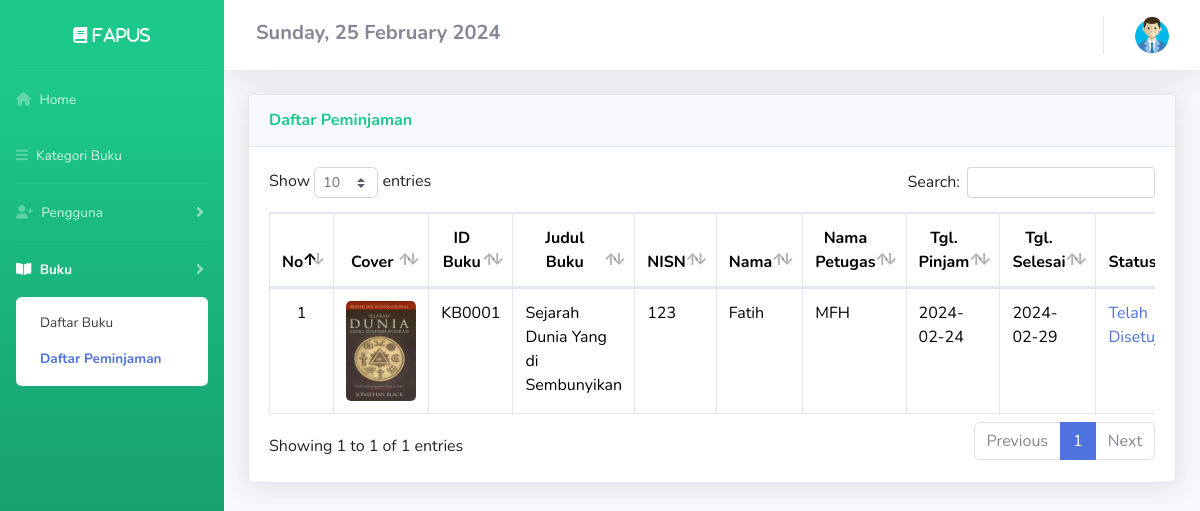
The page /DashboardAdmin/peminjaman.php (signed in) on the database its author committed.
### tables this page shows
CREATE TABLE `peminjaman` (
  `id` int(11) NOT NULL,
  `id_buku` varchar(20) NOT NULL,
  `nisn` int(11) NOT NULL,
  `id_user` int(11) NOT NULL,
  `tgl_pinjam` date NOT NULL,
  `tgl_kembali` date NOT NULL,
  `harga` varchar(255) NOT NULL,
  `status` int(11) NOT NULL
);

CREATE TABLE `buku` (
  `cover` varchar(255) NOT NULL,
  `id_buku` varchar(25) NOT NULL,
  `kategori` varchar(255) NOT NULL,
  `judul` varchar(255) NOT NULL,
  `pengarang` varchar(255) NOT NULL,
  `penerbit` varchar(255) NOT NULL,
  `thn_terbit` date NOT NULL,
  `jml_halaman` int(11) NOT NULL,
  `deskripsi` text NOT NULL,
  `isi_buku` varchar(250) NOT NULL
);

CREATE TABLE `member` (
  `nisn` int(11) NOT NULL,
  `nama` varchar(50) NOT NULL,
  `password` varchar(50) NOT NULL,
  `kelas` varchar(50) NOT NULL,
  `jurusan` varchar(50) NOT NULL,
  `alamat` varchar(50) NOT NULL
);

CREATE TABLE `user` (
  `id` int(11) NOT NULL,
  `username` varchar(50) NOT NULL,
  `password` varchar(50) NOT NULL,
  `nama` varchar(50) NOT NULL,
  `no_telp` varchar(50) NOT NULL,
  `sebagai` varchar(50) NOT NULL
);

### config/config.php (called while the page is built, shortened)
<?php
$host = "127.0.0.1";
$username = "root";
$password = "";
$database_name = "ukk_fatih";
$connection = mysqli_connect($host, $username, $password, $database_name);
function queryReadData($dataKategori)
{
  global $connection;
  $result = mysqli_query($connection, $dataKategori);
  $items = [];
  while ($item = mysqli_fetch_assoc($result)) {
    $items[] = $item;
  }
  return $items;
}

### DashboardAdmin/peminjaman.php (the view, shortened to what this page needs)
<?php
require "../config/config.php";
$peminjaman = queryReadData("SELECT * FROM peminjaman
INNER JOIN buku ON peminjaman.id_buku = buku.id_buku
INNER JOIN member ON peminjaman.nisn = member.nisn
INNER JOIN user ON peminjaman.id_user = user.id");
?>
<!DOCTYPE html>
<html lang="en">
<head>
  <link href="https://cdn.jsdelivr.net/npm/bootstrap@5.3.2/dist/css/bootstrap.min.css" rel="stylesheet">
  <link href="../assets2/vendor/fontawesome-free/css/all.min.css" rel="stylesheet" type="text/css">
  <link href="../assets2/css/sb-admin-2.min.css" rel="stylesheet">
  <link href="../assets2/vendor/datatables/dataTables.bootstrap4.min.css" rel="stylesheet">
</head>
<body id="page-top">
  <div id="wrapper">
    <ul class="navbar-nav bg-gradient-success sidebar sidebar-dark accordion" id="accordionSidebar">
      <div class="sticky-top">
        <a class="sidebar-brand d-flex align-items-center justify-content-center" href="peminjaman.php">
          <div class="sidebar-brand-text fas fa-book"> Fapus</div>
        </a>
        <hr class="sidebar-divider my-0">
        <li class="nav-item">
          <a class="nav-link" href="index.php">
            <i class="fa-solid fa-house"></i>
            <span>Home</span></a>
        </li>
        <li class="nav-item">
          <a class="nav-link" href="kategori.php">
            <i class="fas fa-bars"></i>
            <span>Kategori Buku</span></a>
        </li>
        <hr class="sidebar-divider my-0">
        <li class="nav-item">
          <a class="nav-link collapsed" href="#" data-toggle="collapse" data-target="#collapseTwo" aria-expanded="true" aria-controls="collapseTwo">
            <i class="fa-solid fa-user-plus"></i>
            <span>Pengguna</span>
          </a>
        </li>
        <hr class="sidebar-divider my-0">
        <li class="nav-item active">
          <a class="nav-link collapsed" href="#" data-toggle="collapse" data-target="#collapseUtilities" aria-expanded="true" aria-controls="collapseUtilities">
            <i class="fas fa-book-open"></i>
            <span>Buku</span>
          </a>
          <div id="collapseUtilities" class="collapse show" aria-labelledby="headingUtilities" data-parent="#accordionSidebar">
            <div class="bg-white py-2 collapse-inner rounded">
              <a class="collapse-item" href="buku.php">Daftar Buku</a>
              <a class="collapse-item active" href="peminjaman.php">Daftar Peminjaman</a>
            </div>
          </div>
        </li>
    </ul>
    <?php
    $day = date('l');
    $dayOfMonth = date('d');
    $month = date('F');
    $year = date('Y');
    ?>
    <div id="content-wrapper" class="d-flex flex-column">
      <div id="content">
        <nav class="navbar navbar-expand navbar-light bg-white topbar mb-4 static-top shadow">
          <h5 class="mt-1 mx-3 fw-bold"><span class="fs-5 text-secondary"> <?php echo $day . ", " . $dayOfMonth . " " . " " . $month . " " . $year; ?> </span></h5>
          <ul class="navbar-nav ml-auto">
            <li class="nav-item dropdown no-arrow">
              <a class="nav-link dropdown-toggle" href="#" id="userDropdown" role="button" data-toggle="dropdown" aria-haspopup="true" aria-expanded="false">
                <img src="../assets/user.png" alt="memberLogo" width="40px">
              </a>
            </li>
          </ul>
        </nav>
        <div class="container-fluid">
          <div class="card shadow mb-4">
            <div class="card-header py-3">
              <h6 class="m-0 font-weight-bold text-success">Daftar Peminjaman</h6>
            </div>
            <div class="card-body">
              <div class="table-responsive">
                <table class="table table-bordered" id="dataTable" width="100%" cellspacing="0">
                  <thead>
                    <tr align="center">
                      <th>No</th>
                      <th>Cover</th>
                      <th>ID Buku</th>
                      <th>Judul Buku</th>
                      <th>NISN</th>
                      <th>Nama</th>
                      <th>Nama Petugas</th>
                      <th>Tgl. Pinjam</th>
                      <th>Tgl. Selesai</th>
                      <th>Status</th>
                    </tr>
                  </thead>
                  <tbody>
                    <?php
                    $no = 1;
                    if (isset($peminjaman) && is_array($peminjaman) && count($peminjaman) > 0) {
                      foreach ($peminjaman as $item) :
                    ?>
                        <tr>
                          <td align="center"><?php echo $no++ ?></td>
                          <td>
                            <img src="../imgDB/<?= $item['cover']; ?>" alt="" width="70px" height="100px" style="border-radius: 5px;">
                          </td>
                          <td><?= $item["id_buku"]; ?></td>
                          <td><?= $item["judul"]; ?></td>
                          <td><?= $item["nisn"]; ?></td>
                          <td><?= $item["nama"]; ?></td>
                          <td><?= $item["username"]; ?></td>
                          <td><?= $item["tgl_pinjam"]; ?></td>
                          <td><?= $item["tgl_kembali"]; ?></td>
                          <td>
                            <?php
                            $statusClass = '';
                            if ($item['status'] == 0) {
                              $statusText = 'Menunggu Persetujuan';
                              $statusClass = 'text-warning';
                            } elseif ($item['status'] == 1) {
                              $statusText = 'Telah Disetujui';
                              $statusClass = 'text-primary';
                            } elseif ($item['status'] == 2) {
                              $statusText = 'Tidak Disetujui';
                              $statusClass = 'text-danger';
                            } else {
                              $statusText = 'Waktu Telah Berakhir';
                              $statusClass = 'text-secondary';
                            }
                            ?>
                            <span class="<?php echo $statusClass; ?>"><?php echo $statusText; ?></span>
                          </td>
                        </tr>
                    <?php endforeach;
                    }
                    ?>
                  </tbody>
                </table>
              </div>
            </div>
          </div>
        </div>
      </div>
    </div>
</body>
</html>

### rows shown on the page
peminjaman: id_buku.cover (picture), id_buku.id_buku "KB0001", id_buku.judul "Sejarah Dunia Yang di Sembunyikan", nisn.nisn "123", id_user.nama "Fatih", id_user.username "MFH", tgl_pinjam "2024-02-24", tgl_kembali "2024-02-29", status "Telah…"
